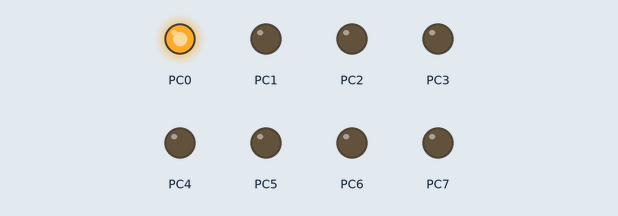
This program was run on a simulated ATmega128, built with avr-gcc and emulated at 8 MHz. Shown: output pins drawn as LEDs (lit = HIGH).

Above: at 0.02 s.
At 0.37 s:
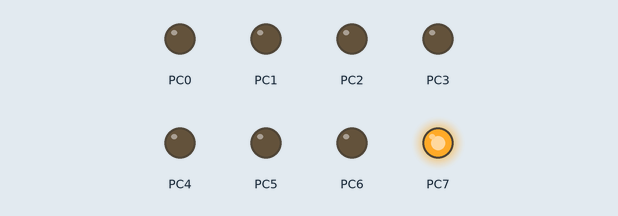
At 0.72 s:
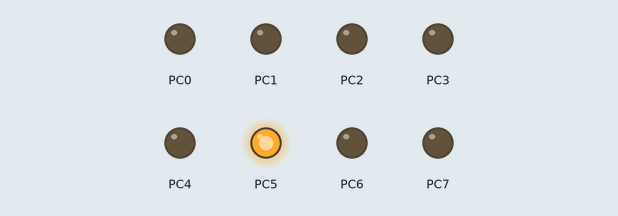
At 1.47 s:
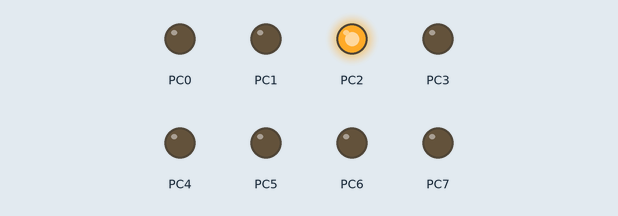
At 2.12 s:
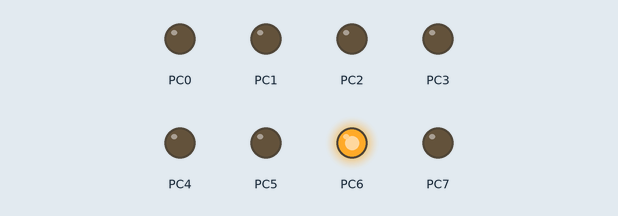
At 2.92 s:
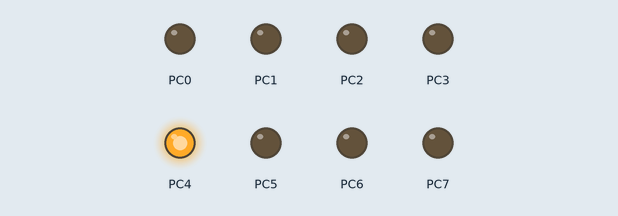
Timing chart, 0 to 3.2 s (numbered marks = the images above):
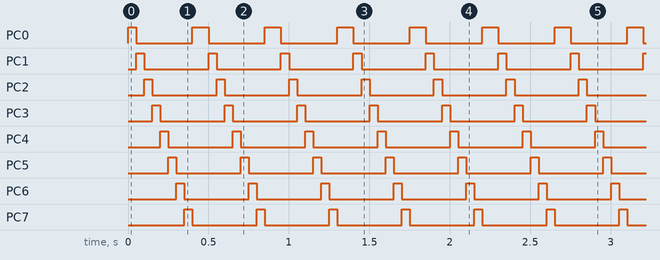

Measured:
- by itself, PC0: alternates HIGH for 0.10 s and LOW for 0.35 s
- by itself, PC1–7: alternates HIGH for 0.05 s and LOW for 0.40 s
- by itself, everything shown: repeats every 0.45 s, in 8 steps

The program:

main.c
```c
/*
 * main.c
 *
 * Created: 3-2-2021 12:58:54
 * Author: Dennis Kruijt & Shinichi Hezemans
 */

#define F_CPU 8e6

#include <avr/io.h>
#include <util/delay.h>

void wait(int ms);

int main(void) {
	uint8_t i = 0;

	DDRC = 0xFF;
	PORTC = 0x01;

	while (1) {
		if (i < 8) {
			PORTC = 1 << i;
			i++;
		} else {
			PORTC = 0x01;
			i = 0;
		}

		wait(50);
	}
}

void wait(int ms) {
	for (int i = 0; i < ms; i++) {
		_delay_ms(1);
	}
}
```
